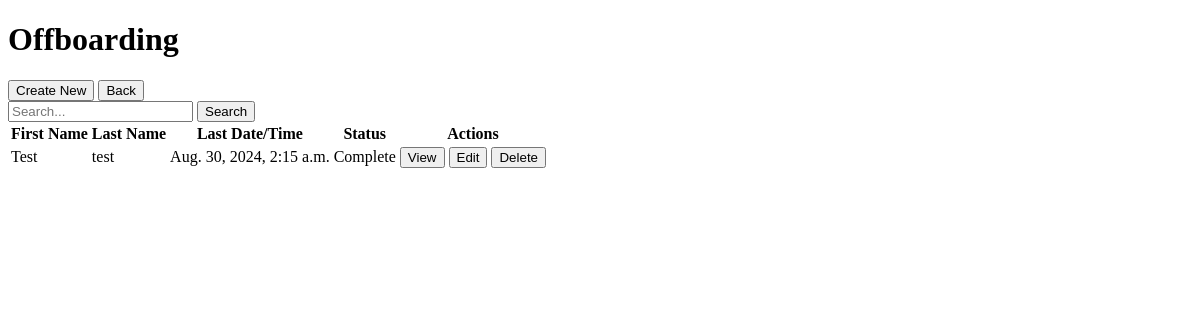
The app's page /offboarding/ (signed in), older data.
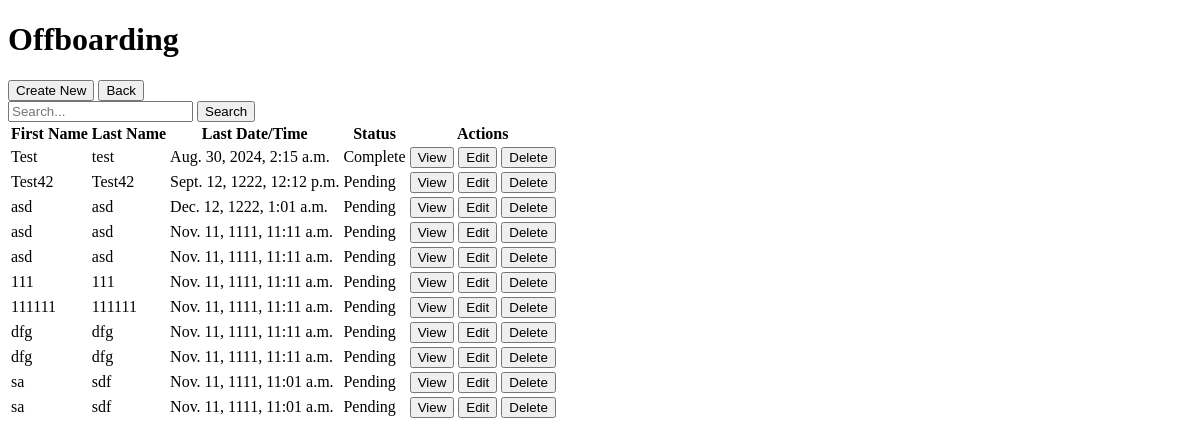
The same page, newer data.
### main/models.py (models this page shows, shortened)
class Offboarding(models.Model):
    STATUS_CHOICES = [
        ('Pending', 'Pending'),
        ('Complete', 'Complete'),
    ]
    first_name = models.CharField(max_length=100)
    last_name = models.CharField(max_length=100)
    last_date_time = models.DateTimeField()
    additional_notes = models.TextField()
    status = models.CharField(max_length=10, choices=STATUS_CHOICES, default='Pending')
    details = models.TextField(default='')

### main/views.py (the view)
# urls.py: path('offboarding/', views.offboarding, name='offboarding'),
@login_required
@user_passes_test(lambda user: is_admin(user) or is_it(user))
def offboarding(request):
    query = request.GET.get('q', '')
    if query:
        offboardings = Offboarding.objects.filter(
            Q(first_name__icontains=query) |
            Q(last_name__icontains=query) |
            Q(last_date_time__icontains=query) |
            Q(status__icontains=query)
        )
    else:
        offboardings = Offboarding.objects.all()
    return render(request, 'offboarding.html', {'offboardings': offboardings, 'query': query})

### main/views.py (called while the page is built)
def is_admin(user):
    return user.groups.filter(name='Admin').exists()

### main/templates/offboarding.html (shortened to what this page needs)
<!DOCTYPE html>
<html>
<head>
</head>
<body>
<h1>Offboarding</h1>
<a href="{% url 'new_offboarding' %}"><button>Create New</button></a>
<a href="{% url 'home_admin_hr' %}"><button>Back</button></a>
<form method="get" action="{% url 'offboarding' %}">
<input type="text" name="q" placeholder="Search..." value="{{ query }}">
<button type="submit">Search</button>
</form>
<table>
<tr>
<th>First Name</th>
<th>Last Name</th>
<th>Last Date/Time</th>
<th>Status</th>
<th>Actions</th>
</tr>
{% for offboarding in offboardings %}
<tr>
<td>{{ offboarding.first_name }}</td>
<td>{{ offboarding.last_name }}</td>
<td>{{ offboarding.last_date_time }}</td>
<td>{{ offboarding.status }}</td>
<td>
<a href="{% url 'offboarding_submission_overview' %}?id={{ offboarding.id }}"><button>View</button></a>
<a href="{% url 'edit_offboarding' %}?id={{ offboarding.id }}"><button>Edit</button></a>
<a href="{% url 'delete_offboarding' %}?id={{ offboarding.id }}"><button>Delete</button></a>
</td>
</tr>
{% endfor %}
</table>
</body>
</html>

Row changes from the older to the newer data that the page shows:
added Offboarding: first_name "Test42", last_name "Test42", last_date_time "Sept. 12, 1222, 12:12 p.m.", status "Pending"
added Offboarding: first_name "asd", last_name "asd", last_date_time "Dec. 12, 1222, 1:01 a.m.", status "Pending"
added Offboarding: first_name "asd", last_name "asd", last_date_time "Nov. 11, 1111, 11:11 a.m.", status "Pending"
added Offboarding: first_name "asd", last_name "asd", last_date_time "Nov. 11, 1111, 11:11 a.m.", status "Pending"
added Offboarding: first_name "111", last_name "111", last_date_time "Nov. 11, 1111, 11:11 a.m.", status "Pending"
added Offboarding: first_name "111111", last_name "111111", last_date_time "Nov. 11, 1111, 11:11 a.m.", status "Pending"
added Offboarding: first_name "dfg", last_name "dfg", last_date_time "Nov. 11, 1111, 11:11 a.m.", status "Pending"
added Offboarding: first_name "dfg", last_name "dfg", last_date_time "Nov. 11, 1111, 11:11 a.m.", status "Pending"
added Offboarding: first_name "sa", last_name "sdf", last_date_time "Nov. 11, 1111, 11:01 a.m.", status "Pending"
added Offboarding: first_name "sa", last_name "sdf", last_date_time "Nov. 11, 1111, 11:01 a.m.", status "Pending"
